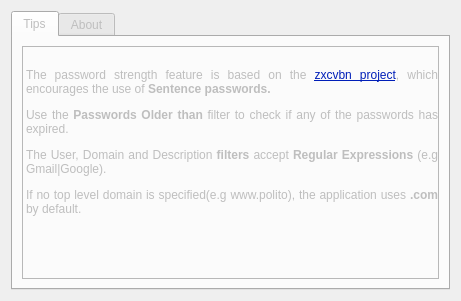
<?xml version="1.0" encoding="UTF-8"?>
<ui version="4.0">
 <class>helpWindow</class>
 <widget class="QDialog" name="helpWindow">
  <property name="geometry">
   <rect>
    <x>0</x>
    <y>0</y>
    <width>461</width>
    <height>301</height>
   </rect>
  </property>
  <property name="windowTitle">
   <string>Dialog</string>
  </property>
  <layout class="QVBoxLayout" name="verticalLayout">
   <item>
    <widget class="QTabWidget" name="tabWidget">
     <property name="enabled">
      <bool>false</bool>
     </property>
     <property name="currentIndex">
      <number>0</number>
     </property>
     <widget class="QWidget" name="tab">
      <property name="enabled">
       <bool>false</bool>
      </property>
      <attribute name="title">
       <string>Tips</string>
      </attribute>
      <layout class="QVBoxLayout" name="verticalLayout_2">
       <item>
        <widget class="QLabel" name="label">
         <property name="frameShape">
          <enum>QFrame::StyledPanel</enum>
         </property>
         <property name="text">
          <string>&lt;html&gt;&lt;head/&gt;&lt;body&gt;&lt;p align=&quot;justify&quot;&gt;The password strength feature is based on the &lt;a href=&quot;https://github.com/dropbox/zxcvbn&quot;&gt;&lt;span style=&quot; text-decoration: underline; color:#001eb8;&quot;&gt;zxcvbn project&lt;/span&gt;&lt;/a&gt;, which encourages the use of &lt;span style=&quot; font-weight:600;&quot;&gt;Sentence passwords.&lt;/span&gt;&lt;/p&gt;&lt;p align=&quot;justify&quot;&gt;Use the &lt;span style=&quot; font-weight:600;&quot;&gt;Passwords Older than&lt;/span&gt; filter to check if any of the passwords has expired.&lt;/p&gt;&lt;p align=&quot;justify&quot;&gt;The User, Domain and Description &lt;span style=&quot; font-weight:600;&quot;&gt;filters&lt;/span&gt; accept &lt;span style=&quot; font-weight:600;&quot;&gt;Regular Expressions&lt;/span&gt; (e.g Gmail|Google).&lt;/p&gt;&lt;p align=&quot;justify&quot;&gt;If no top level domain is specified(e.g www.polito), the application uses &lt;span style=&quot; font-weight:600;&quot;&gt;.com&lt;/span&gt; by default.&lt;/p&gt;&lt;p align=&quot;justify&quot;&gt;&lt;br/&gt;&lt;/p&gt;&lt;/body&gt;&lt;/html&gt;</string>
         </property>
         <property name="scaledContents">
          <bool>false</bool>
         </property>
         <property name="wordWrap">
          <bool>true</bool>
         </property>
         <property name="margin">
          <number>5</number>
         </property>
         <property name="openExternalLinks">
          <bool>true</bool>
         </property>
        </widget>
       </item>
      </layout>
     </widget>
     <widget class="QWidget" name="tab_2">
      <attribute name="title">
       <string>About</string>
      </attribute>
      <layout class="QVBoxLayout" name="verticalLayout_3">
       <item>
        <widget class="QLabel" name="label_2">
         <property name="enabled">
          <bool>false</bool>
         </property>
         <property name="text">
          <string>&lt;html&gt;&lt;head/&gt;&lt;body&gt;&lt;p&gt;&lt;span style=&quot; font-weight:600;&quot;&gt;SEcubeWallet&lt;/span&gt; was developed by Walter Gallego as his master thesis in computer engineering.&lt;/p&gt;&lt;p&gt;Written in Qt 5.11.1 and tested in Linux mint 17.1&lt;/p&gt;&lt;p&gt;Source code available at &lt;a href=&quot;https://github.com/waltergallegog/SEcubeWallet&quot;&gt;&lt;span style=&quot; text-decoration: underline; color:#007af4;&quot;&gt;github&lt;/span&gt;&lt;/a&gt;.&lt;/p&gt;&lt;p&gt;July 2018&lt;/p&gt;&lt;/body&gt;&lt;/html&gt;</string>
         </property>
         <property name="alignment">
          <set>Qt::AlignCenter</set>
         </property>
         <property name="wordWrap">
          <bool>true</bool>
         </property>
        </widget>
       </item>
      </layout>
     </widget>
    </widget>
   </item>
  </layout>
 </widget>
 <resources/>
 <connections/>
</ui>
